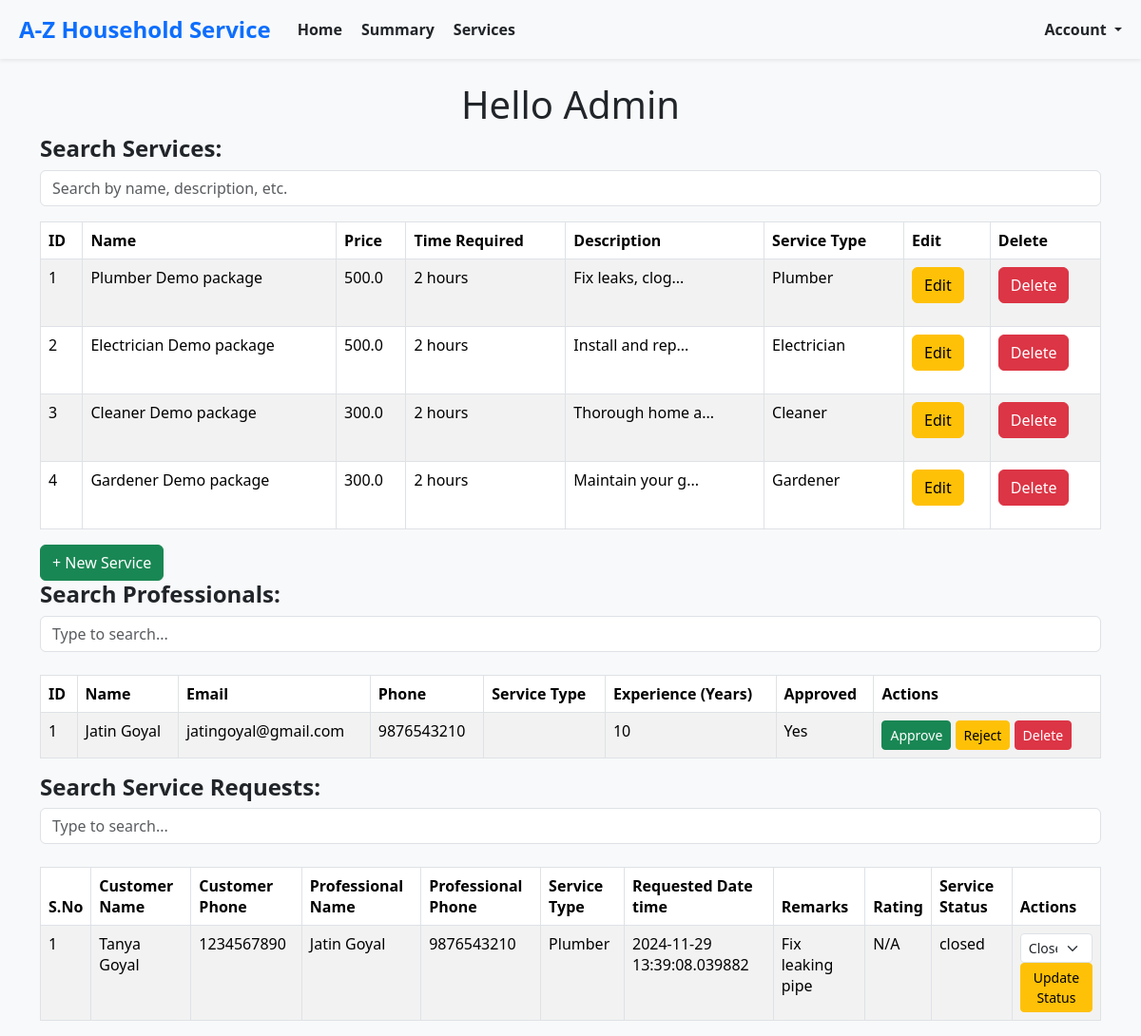
The page /admin/home on the database its author committed.
### models.py (models this page shows, shortened)
class BaseModel(db.Model):
    __abstract__ = True  # This makes it an abstract class, not a table in the database
    id = db.Column(db.Integer, primary_key=True)
    created_at = db.Column(db.DateTime, default=datetime.utcnow, nullable=False)  # Ensure it's not nullable
    modified_at = db.Column(db.DateTime, default=datetime.utcnow, onupdate=datetime.utcnow, nullable=False)  # Ensure it's not nullable

class Service(BaseModel):
    __tablename__ = 'service'
    name = db.Column(db.String(150), nullable=False)
    base_price = db.Column(db.Float, nullable=True)  # Made nullable
    time_required = db.Column(db.String(50), nullable=True)  # Made nullable
    description = db.Column(db.Text, nullable=True)  # Made nullable
    professional_id = db.Column(db.Integer, db.ForeignKey('service_professional.id'), nullable=True)
    service_type_id= db.Column(db.Integer, nullable=True)  # Made nullable
    professional = db.relationship('ServiceProfessional', backref='services', lazy=True)

class ServiceProfessional(BaseModel):
    __tablename__ = 'service_professional'
    username = db.Column(db.String(150), unique=True, nullable=False)
    password_hash = db.Column(db.String(200), nullable=False)
    name = db.Column(db.String(150), nullable=True)  # Made nullable
    email = db.Column(db.String(150), unique=True, nullable=True)  # Made nullable
    phone = db.Column(db.String(20), unique=True, nullable=True)  # Made nullable
    experience = db.Column(db.Integer, nullable=True)  # Made nullable
    description = db.Column(db.Text, nullable=True)  # Made nullable
    approved = db.Column(db.Boolean, default=False, nullable=True)  # Made nullable

class Customer(BaseModel):
    __tablename__ = 'customer'
    username = db.Column(db.String(150), unique=True, nullable=False)
    password_hash = db.Column(db.String(200), nullable=False)
    name = db.Column(db.String(150), nullable=True)  # Made nullable
    email = db.Column(db.String(150), unique=True, nullable=False)
    phone = db.Column(db.String(20), unique=True, nullable=False)
    address = db.Column(db.String(300), nullable=True)  # Made nullable
    pincode = db.Column(db.String(300), nullable=True)  # Made nullable

class ServiceRequest(BaseModel):
    __tablename__ = 'service_request'
    service_id = db.Column(db.Integer, db.ForeignKey('service.id'), nullable=True)  # Made nullable
    service_name = db.Column(db.String(50), nullable=False)  # Made nullable
    customer_id = db.Column(db.Integer, db.ForeignKey('customer.id'), nullable=False)
    professional_id = db.Column(db.Integer, db.ForeignKey('service_professional.id'), nullable=True)
    date_of_request = db.Column(db.DateTime, default=datetime.utcnow, nullable=True)  # Made nullable
    date_of_completion = db.Column(db.DateTime, nullable=True)  # Made nullable
    service_status = db.Column(db.String(50), default="requested", nullable=True)  # Made nullable
    service_type_id= db.Column(db.Integer, nullable=False)
    remarks = db.Column(db.Text, nullable=True)  # Made nullable
    rejected_by_professional_id= db.Column(db.Integer, nullable=True)  # Made nullable
    rating = db.Column(db.Text, nullable=True)  # Made nullable
    payment = db.relationship('Payment', backref='service_request', lazy=True)

### routes.py (the view)
@app.route('/admin/home')
def admin_home():
    professionals = ServiceProfessional.query.all()
    services = Service.query.all()
    service_requests = ServiceRequest.query.all()
    enriched_service_requests = enrich_service_requests(service_requests, None, create_id_mappings())
    services_new= enrich_services(services)
    return render_template(
        'admin/home.html',
        professionals=professionals,
        services=services_new,
        service_requests=enriched_service_requests,
        service_types=ServiceType.list_all(),
    )

### enums.py (called while the page is built)
    @classmethod
    def get_by_id(cls, id):
        for service_type in cls:
            if service_type.id == id:
                return service_type
        return None

    @classmethod
    def list_all(cls):
        return list(cls)

### routes.py (called while the page is built)
def create_id_mappings():
    service_type_mapping = {st.id: st for st in ServiceType}
    customer_mapping = {c.id: c for c in Customer.query.all()}
    professional_mapping = {p.id: p for p in ServiceProfessional.query.all()}
    return {
        'service_type_mapping': service_type_mapping,
        'customer_mapping': customer_mapping,
        'professional_mapping': professional_mapping
    }

def enrich_services(services):
    enriched_services = []
    for service in services:
        service_type_name = ServiceType.get_by_id(service.service_type_id).display_name
        enriched_service = {
            'id': service.id,
            'name': service.name,
            'base_price': service.base_price,
            'time_required': service.time_required,
            'description': service.description[:15] + '...' if service.description and len(service.description) > 15 else service.description,
            'service_type_name': service_type_name,
        }
        enriched_services.append(enriched_service)
    return enriched_services

### templates/admin/home.html (shortened to what this page needs)
{% extends 'layout.html' %}
{% block content %}
    <div class="container">
        <h1 class="text-center">Hello Admin</h1>
        <div>
        {% include 'admin_services_list.html' %}
        </div>
        <div>
        <button type="button" class="btn btn-success pull-right" data-bs-toggle="modal" data-bs-target="#newServiceModal">
            + New Service
        </button>
        </div>
    {% include 'admin_professionals.html' %}
            {% include 'admin_service_requests.html' %}
    </div>
    {% endblock %}

### templates/admin_services_list.html (shortened to what this page needs)
<div class="mb-3">
    <h4 for="searchInputRequests" class="form-label"><strong>Search Services:</strong></h4>
    <input type="text" class="form-control" id="tableSearch" placeholder="Search by name, description, etc." onkeyup="searchTable()">
</div>
<div class="table-responsive">
    <table class="table table-bordered table-striped" id="servicesTable">
        <thead>
            <tr>
                <th>ID</th>
                <th>Name</th>
                <th>Price</th>
                <th>Time Required</th>
                <th>Description</th>
                <th>Service Type</th>
                <th>Edit</th>
                <th>Delete</th>
            </tr>
        </thead>
        <tbody>
            {% for service in services %}
                <tr>
                    <td>{{ service.id }}</td>
                    <td>{{ service.name }}</td>
                    <td>{{ service.base_price }}</td>
                    <td>{{ service.time_required }}</td>
                    <td>
                        <span
                            data-bs-toggle="tooltip"
                            title="{{ service.description if service.description|length <= 50 else service.description[:50] ~ '...'}}">
                            {{ service.description[:50] if service.description|length <= 50 else service.description }}
                        </span>
                    </td>
                    <td>{{ service.service_type_name if service.service_type_name else 'Service Type Not Found' }}</td>
                    <td>
                        <button type="button" class="btn btn-warning" data-bs-toggle="modal" data-bs-target="#newServiceModal"
                                data-service-id="{{ service.id }}"
                                data-service-name="{{ service.name }}"
                                data-service-description="{{ service.description }}"
                                data-service-base-price="{{ service.base_price }}"
                                data-service-time-required="{{ service.time_required }}"
                                data-service-type-id="{{ service.service_type_id }}">
                            Edit
                        </button>
                    </td>
                    <td>
                        <form method="post" action="delete_service/{{ service.id }}" onsubmit="return confirm('Are you sure you want to delete this service?');">
                            <button type="submit" class="btn btn-danger">Delete</button>
                        </form>
                    </td>
                </tr>
            {% endfor %}
        </tbody>
    </table>
</div>

### templates/admin_professionals.html (shortened to what this page needs)
<div class="mb-4">
    <h4 for="searchInputProfessionals" class="form-label"><strong>Search Professionals:</strong></h4>
    <input type="text" id="searchInputProfessionals" class="form-control" placeholder="Type to search...">
</div>
<div class="table-responsive">
    <table class="table table-bordered table-striped" id="professionalsTable">
        <thead>
            <tr>
                <th>ID</th>
                <th>Name</th>
                <th>Email</th>
                <th>Phone</th>
                <th>Service Type</th>
                <th>Experience (Years)</th>
                <th>Approved</th>
                <th>Actions</th>
            </tr>
        </thead>
        <tbody>
            {% for professional in professionals %}
                <tr>
                    <td>{{ professional.id }}</td>
                    <td>{{ professional.name }}</td>
                    <td>{{ professional.email }}</td>
                    <td>{{ professional.phone }}</td>
                    <td>{{ professional.service_type }}</td>
                    <td>{{ professional.experience }}</td>
                    <td>{{ 'Yes' if professional.approved else 'No' }}</td>
                    <td>
                        <form method="post" action="/professionals/action" style="display:inline;">
                            <button class="btn btn-success btn-sm" type="submit">Approve</button>
                        </form>
                        <form method="post" action="/professionals/action" style="display:inline;">
                            <button class="btn btn-warning btn-sm" type="submit">Reject</button>
                        </form>
                        <form method="post" action="/professionals/action" style="display:inline;">
                            <button class="btn btn-danger btn-sm" type="submit">Delete</button>
                        </form>
                    </td>
                </tr>
            {% endfor %}
        </tbody>
    </table>
</div>

### templates/admin_service_requests.html (shortened to what this page needs)
<div class="mb-4">
    <h4 for="searchInputRequests" class="form-label"><strong>Search Service Requests:</strong></h4>
    <input type="text" id="searchInputRequests" class="form-control" placeholder="Type to search...">
</div>
<div class="table-responsive">
    <table class="table table-bordered table-striped" id="serviceRequestsTable">
        <thead>
            <tr>
                <th>S.No</th>
                <th>Customer Name</th>
                <th>Customer Phone</th>
                <th>Professional Name</th>
                <th>Professional Phone</th>
                <th>Service Type</th>
                <th>Requested Date time</th>
                <th>Remarks</th>
                <th>Rating</th>
                <th>Service Status</th>
                <th>Actions</th>
            </tr>
        </thead>
        <tbody>
            {% for request in service_requests %}
                <tr>
                    <td>{{ loop.index }}</td>
                    <td>{{ request.customer_name }}</td>
                    <td>{{ request.customer_phone }}</td>
                    <td>{{ request.professional_name }}</td>
                    <td>{{ request.professional_phone }}</td>
                    <td>{{ request.service_type_name }}</td>
                    <td>{{ request.date_of_request }}</td>
                    <td>{{ request.remarks }}</td>
                    <td>{{ request.service_request_rating }}</td>
                    <td>{{ request.status }}</td>
                    <td>
                        <form method="post" action="/service_requests/update_status" style="display:inline;">
                            <select name="status" class="form-select form-select-sm">
                                <option value="closed" {% if request.status == 'closed' %}selected{% endif %}>Closed</option>
                            </select>
                            <button class="btn btn-warning btn-sm" type="submit">Update Status</button>
                        </form>
                    </td>
                </tr>
            {% endfor %}
        </tbody>
    </table>
</div>

### templates/layout.html (style rules this page uses)
body { background-color: #f8f9fa; }

### rows shown on the page
Service: id "1", name "Plumber Demo package", base_price "500.0", time_required "2 hours", description "Fix leaks, clog...", service_type_name "Plumber"
Service: id "2", name "Electrician Demo package", base_price "500.0", time_required "2 hours", description "Install and rep...", service_type_name "Electrician"
Service: id "3", name "Cleaner Demo package", base_price "300.0", time_required "2 hours", description "Thorough home a...", service_type_name "Cleaner"
Service: id "4", name "Gardener Demo package", base_price "300.0", time_required "2 hours", description "Maintain your g...", service_type_name "Gardener"
ServiceProfessional: id "1", name "Jatin Goyal", email "jatingoyal@gmail.com", phone "9876543210", experience "10", approved "Yes", professional_name "Jatin Goyal", professional_phone "9876543210"
Customer: customer_name "Tanya Goyal", customer_phone "1234567890"
ServiceRequest: date_of_request "2024-11-29 13:39:08.039882", remarks "Fix leaking pipe", status "closed", status "Closed"

### other values the page prints
{{ request.service_type_name }} "Plumber"
{{ request.service_request_rating }} "N/A"
